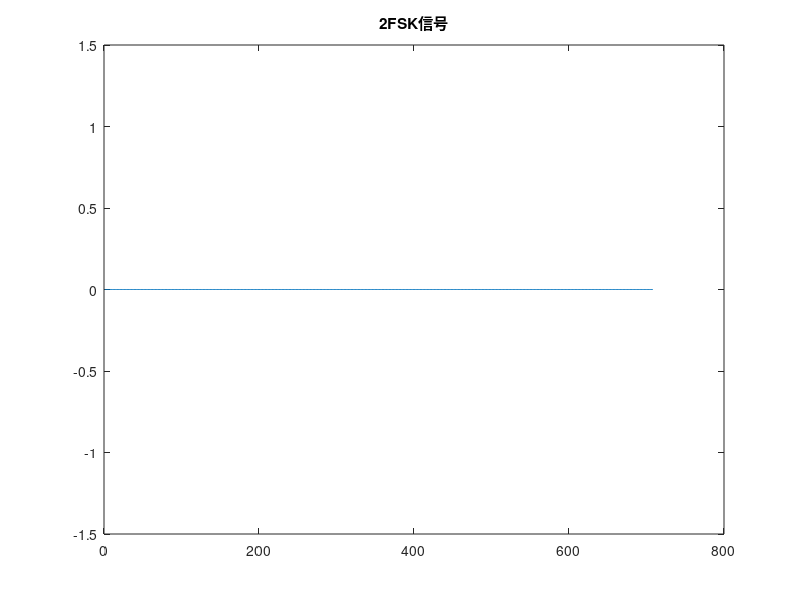

MATLAB code for this plot:

y = [0 1 1 0 1 0 1];  %eg
FSK = 0;
t_begin=0;
t_end=1;
for i=1:length(y)
    t=t_begin:0.01:t_end;
    if(y(i)==1)
        FSK=[FSK,sin(40000*pi*t).*(t>=t_begin & t<t_end)]
    elseif (y(i)==0)
        FSK=[FSK,sin(20000*pi*t).*(t>=t_begin & t<t_end)]
    end
    t_begin=t_begin+1;
    t_end=t_end+1;
end
plot(FSK);
ylim([-1.5,1.5]);
title('2FSK信号')